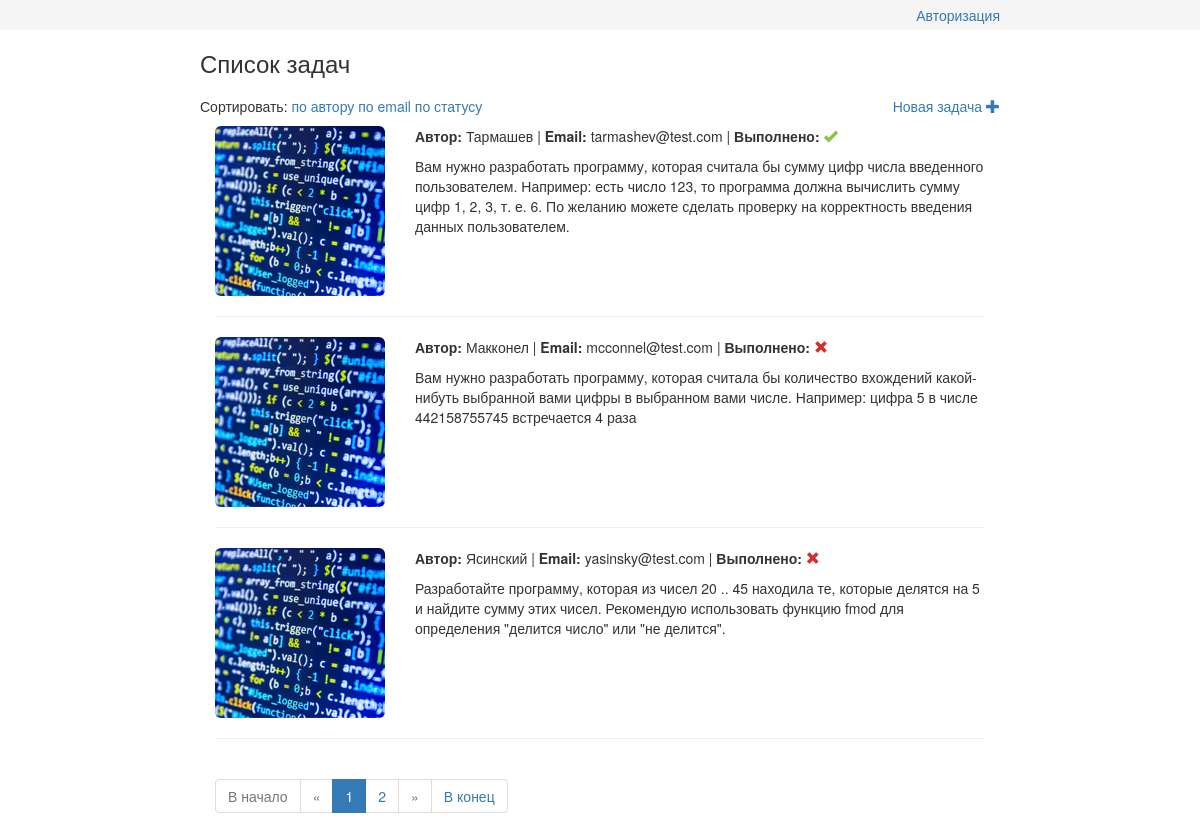
The page / on the database its author committed.
### tables this page shows
CREATE TABLE IF NOT EXISTS `tasks` (
  `id` int(10) unsigned NOT NULL,
  `name` varchar(100) NOT NULL,
  `email` varchar(100) NOT NULL,
  `text` text NOT NULL,
  `image` varchar(255) DEFAULT NULL,
  `complete` tinyint(1) unsigned DEFAULT NULL
);

### app/core/view.php (called while the page is built, shortened)
<?php
class View
{
	public function generate($contentFile, $templateFile, $data = null)
	{
		include 'app/views/'.$templateFile;
	}
}

### app/controllers/controllermain.php (called while the page is built, shortened)
<?php
class ControllerMain extends Controller
{
	public function __construct()
	{
		$this->model = new ModelTasks();
	}
	public function actionIndex()
	{
		$numberCurrentPage = ( isset($_GET['page']) ) ? (int) $_GET['page'] : 1;
		$order = $_GET['order'] ?? '';
		$direct = $_GET['direct'] ?? 'desc';
		$offset = Paginator::NUMBER_ITEM_PAGE * $numberCurrentPage - Paginator::NUMBER_ITEM_PAGE;
		$dataTasks = $this->model->getData(Paginator::NUMBER_ITEM_PAGE, $offset, $order, $direct);
		$page = new Paginator($numberCurrentPage, $this->model->getTotalRowCount(), '/');
		$page->shapePage();
		$this->view->generate(
			'main_view.php',
			'template_view.php',
			[
				'data' => $dataTasks,
				'page' => $page,
				'order' => $order,
				'direct' => $direct,
				'sort' => [
					'field' => $this->model->getSortedField(),
					'label' =>$this->model->getSortedTranslate(),
				]
			]
		);
	}
}

### app/bootstrap.php (called while the page is built, shortened)
<?php
class Bootstrap
{
	public function run()
	{
		Route::start();
	}
}

### index.php (called while the page is built, shortened)
<?php
require_once 'app/bootstrap.php';
$app = new Bootstrap();
$app->run();

### app/models/modeltasks.php (called while the page is built, shortened)
<?php
class ModelTasks extends Model
{
	public function getData($limit = 3, $offset = 0, $order = '', $direct = 'desc')
	{
		$db = $this->db;
		$sql = 'SELECT name, email, text, image, complete FROM tasks';
		$sql .= ' LIMIT :limit OFFSET :offset';
		$stmt = $db->prepare($sql);
		$stmt->bindParam(':limit', $limit, \PDO::PARAM_INT);
		$stmt->bindParam(':offset', $offset, \PDO::PARAM_INT);
		$stmt->execute();
		return $stmt->fetchAll(\PDO::FETCH_ASSOC);
	}
}

### app/views/main_view.php (the view, shortened to what this page needs)
<div class="row">
	<h3>Список задач</h3>
</div>
<div class="row ptb_small">
	<div class="pull-left">
		Сортировать:
		<?php foreach ($sort['field'] as $itemSort): ?>
			<a href="/?order=<?=$itemSort;?>&direct=<?=$direct;?>&switch"><?=$sort['label'][$itemSort] ?></a>
		<?php endforeach; ?>
	</div>
	<div class="pull-right">
		<a href="/edit/index">Новая задача <i class="glyphicon glyphicon-plus"></i></a>
	</div>
</div>
<?php foreach ($data as $task): ?>
	<div class="row">
		<div class="col-md-3">
			<img src="/img/<?php if ($task['image']):?><?=$task['image'];?><?php else: ?>empty.png<?php endif ?>"
			     class="img-responsive img-rounded">
		</div>
		<div class="col-md-9">
			<p>
				<strong>Автор:</strong> <?=$task['name']?> |
				<strong>Email:</strong> <?=$task['email']?> |
				<strong>Выполнено:</strong>
				<?php if ($task['complete']): ?>
					<i class="glyphicon glyphicon-ok complete_yes"></i>
				<?php else: ?>
					<i class="glyphicon glyphicon-remove complete_no"></i>
				<?php endif ?>
			</p>
			<p><?=$task['text']?></p>
		</div>
	</div>
	<hr>
<?php endforeach; ?>
<?php include "app/views/pagination_view.php"; ?>

### css/style.css (style rules this page uses)
.complete_yes { color: #8bc34a }
.complete_no { color: #d32f2f }
.ptb_small { padding-top: 10px; padding-bottom: 10px; }

### rows shown on the page
tasks: name "Тармашев", email "tarmashev@test.com", complete 1 (drawn), text "Вам нужно разработать программу, которая считала бы сумму цифр числа введенного пользователем. Например: есть число 123, то программа должна вычислить сумму цифр 1, 2, 3, т. е. 6. По желанию можете сделать проверку на корректность введения данных пользователем."
tasks: name "Макконел", email "mcconnel@test.com", text "Вам нужно разработать программу, которая считала бы количество вхождений какой-нибуть выбранной вами цифры в выбранном вами числе. Например: цифра 5 в числе 442158755745 встречается 4 раза"
tasks: name "Ясинский", email "yasinsky@test.com", text "Разработайте программу, которая из чисел 20 .. 45 находила те, которые делятся на 5 и найдите сумму этих чисел. Рекомендую использовать функцию fmod для определения \"делится число\" или \"не делится\"."

### other values the page prints
$sort['label'][$itemSort] "по автору"
$sort['label'][$itemSort] "по email"
$sort['label'][$itemSort] "по статусу"
